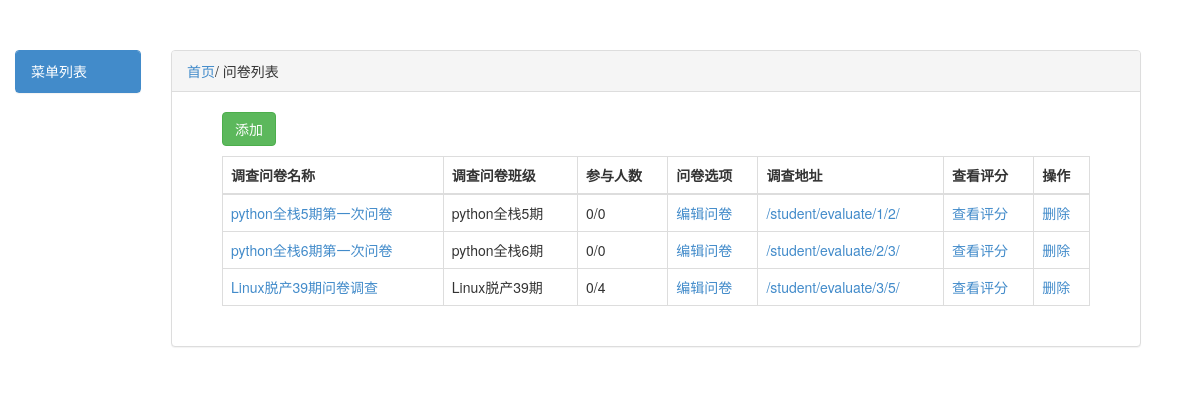
The app's page / (signed in) with its own data.
### app01/models.py (models this page shows, shortened)
class Questionnaire(models.Model):
    title = models.CharField(verbose_name="问卷标题",max_length=128)
    cls = models.ForeignKey(verbose_name="调查班级",to="ClassList",on_delete=models.CASCADE)
    creator = models.ForeignKey(verbose_name="创建者",to="UserInfo",on_delete=models.CASCADE)
    stu_num = models.IntegerField(verbose_name="参与人数",default=0)
    class Meta:
        verbose_name_plural = "问卷表"

class ClassList(models.Model):
    title = models.CharField(verbose_name="班级名",max_length=16)
    class Meta:
        verbose_name_plural = "班级表"

### app01/views.py (the view)
# urls.py: url(r'^$', views.index),
def index(request):
    questionnaire_list = models.Questionnaire.objects.all()
    for i in questionnaire_list:
        v = models.Answer.objects.filter(question__questionnaire=i).distinct().annotate(c = Count("user_id")).values("c").count()
        print(v)
        i.stu_num = v
    return render(request, 'index.html', locals())

### templates/index.html
{% extends 'base.html' %}
{% block page_title %}
问卷列表
{% endblock %}
{% block content %}
     <div class="panel-body ">
           <div>
                            <a href="/add_questionnaire/"><button class="btn btn-success">添加</button></a>
                            <table class="table table-bordered table-hover">
                                <thead>
                                <tr>
                                    <th>调查问卷名称</th>
                                    <th>调查问卷班级</th>
                                    <th>参与人数</th>
                                    <th>问卷选项</th>
                                    <th>调查地址</th>
                                    <th>查看评分</th>
                                    <th>操作</th>
                                </tr>
                                </thead>
                                <tbody>
                                {% for questionnaire in questionnaire_list %}
                                    <tr>
                                        <td><a href="">{{ questionnaire.title }}</a></td>
                                        <td>{{ questionnaire.cls.title }}</td>
                                        <td>{{ questionnaire.stu_num }}/{{ questionnaire.cls.student_set.all.count }}</td>
                                        <td><a href="/edit_questionnaire/{{ questionnaire.id }}/">编辑问卷</a></td>
                                        <td>
                                            <a href="/student/evaluate/{{ questionnaire.id }}/{{ questionnaire.cls.id }}/">/student/evaluate/{{ questionnaire.id }}/{{ questionnaire.cls.id }}/</a>
                                        </td>
                                        <td><a href="">查看评分</a></td>
                                        <td><a href="">删除</a></td>
                                    </tr>
                                {% endfor %}
                                </tbody>
                            </table>
                        </div>
     </div>
{% endblock %}

### templates/base.html (shortened to what this page needs)
<!DOCTYPE html>
<html lang="en">
<head>
    <link rel="stylesheet" href="/static/css/bootstrap.min.css">
    <link rel="stylesheet" href="/static/css/edit_questionnaire.css">
</head>
<body>
<div class="container-fluid">
    <div class="row">
        <div class="col-md-2">
            <div class="panel panel-primary">
                <div class="panel-heading">
                    菜单列表
                </div>
            </div>
        </div>
        <div class="col-md-10">
            <div class="panel panel-default">
                <div class="panel-heading"><a href="/">首页</a>/{% block page_title %}{% endblock %}</div>
            {% block content %}
            {% endblock %}
            </div>
        </div>
    </div>
</div>
</body>
</html>

### static/css/edit_questionnaire.css (style rules this page uses)
.col-md-2 { width: 13%; }
.panel-body { padding: 20px 50px; }
.container-fluid { margin-top: 50px }
.table { margin-top: 10px; }

### records on screen
Questionnaire: title "python全栈5期第一次问卷", cls "python全栈5期", stu_num "0", cls.student_set.all.count "0", id "1", cls.id "2"
Questionnaire: title "python全栈6期第一次问卷", cls "python全栈6期", stu_num "0", cls.student_set.all.count "0", id "2", cls.id "3"
Questionnaire: title "Linux脱产39期问卷调查", cls "Linux脱产39期", stu_num "0", cls.student_set.all.count "4", id "3", cls.id "5"
